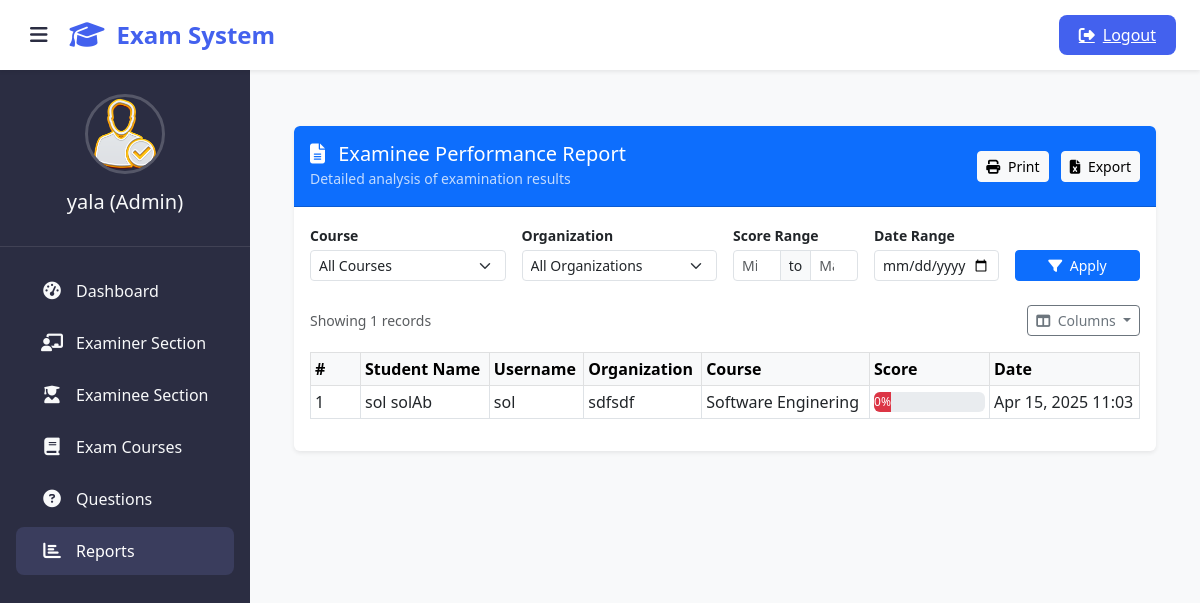
The app's page /admin-report (signed in) with its own data.
### exam/models.py (models this page shows, shortened)
class Result(models.Model):
    student = models.ForeignKey(Student,on_delete=models.CASCADE)
    exam = models.ForeignKey(Course,on_delete=models.CASCADE)
    marks = models.PositiveIntegerField()
    date = models.DateTimeField(auto_now=True)

class Course(models.Model):
   course_name = models.CharField(max_length=50)
   question_number = models.PositiveIntegerField()
   total_marks = models.PositiveIntegerField()

### student/models.py (models this page shows, shortened)
class Student(models.Model):
    user=models.OneToOneField(User,on_delete=models.CASCADE)
    address = models.CharField(max_length=40)
    mobile = models.CharField(max_length=20,null=False)
    organization = models.CharField(max_length=200, null=False)
    course = models.ForeignKey(
        'exam.Course',
        on_delete=models.SET_NULL,
        null=True
    )
    @property
    def get_name(self):
        return self.user.first_name+" "+self.user.last_name

### exam/views.py (the view)
# urls.py: path('admin-report', views.report_view, name = 'report-view'),
@login_required(login_url='adminlogin')
def report_view(request):
    courses = models.Course.objects.all()
    organizations = models.Student.objects.values_list('organization', flat=True).distinct()
    results = models.Result.objects.select_related('student', 'exam')
    course_id = request.GET.get('course')
    organization = request.GET.get('organization')
    min_mark = request.GET.get('min_mark')
    max_mark = request.GET.get('max_mark')
    if course_id:
        results = results.filter(exam__id=course_id)
    if organization:
        results = results.filter(student__organization=organization)
    if min_mark:
        results = results.filter(marks__gte=min_mark)
    if max_mark:
        results = results.filter(marks__lte=max_mark)
    context = {
        'results': results,
        'courses': courses,
        'organizations': organizations,
        'selected_course': course_id,
        'selected_org': organization,
        'min_mark': min_mark,
        'max_mark': max_mark,
    }
    return render(request, 'exam/report_view.html', context)

### templates/exam/report_view.html (shortened to what this page needs)
{% extends 'exam/adminbase.html' %}
{% block content %}
<div class="container py-4">
  <div class="card shadow-sm border-0 overflow-hidden">
    <div class="card-header bg-primary text-white d-flex justify-content-between align-items-center py-3">
      <div>
        <h5 class="mb-0"><i class="fas fa-file-alt me-2"></i> Examinee Performance Report</h5>
        <small class="opacity-75">Detailed analysis of examination results</small>
      </div>
      <div>
        <button class="btn btn-light btn-sm me-2" onclick="printReport()">
          <i class="fas fa-print me-1"></i> Print
        </button>
        <button class="btn btn-light btn-sm" onclick="exportToExcel()">
          <i class="fas fa-file-excel me-1"></i> Export
        </button>
      </div>
    </div>
    <div class="card-body">
      <form id="filter-form" method="get" class="row g-3 mb-4">
        <div class="col-md-3">
          <label class="form-label fw-semibold small mb-1">Course</label>
          <select name="course" class="form-select form-select-sm auto-submit">
            <option value="">All Courses</option>
          </select>
        </div>
        <div class="col-md-3">
          <label class="form-label fw-semibold small mb-1">Organization</label>
          <select name="organization" class="form-select form-select-sm auto-submit">
            <option value="">All Organizations</option>
          </select>
        </div>
        <div class="col-md-2">
          <label class="form-label fw-semibold small mb-1">Score Range</label>
          <div class="input-group input-group-sm">
            <input type="number" name="min_mark" value="{{ min_mark }}" class="form-control auto-submit" placeholder="Min" min="0" max="100">
            <span class="input-group-text">to</span>
            <input type="number" name="max_mark" value="{{ max_mark }}" class="form-control auto-submit" placeholder="Max" min="0" max="100">
          </div>
        </div>
        <div class="col-md-2">
          <label class="form-label fw-semibold small mb-1">Date Range</label>
          <input type="date" name="exam_date" class="form-control form-control-sm" value="{{ selected_date }}">
        </div>
        <div class="col-md-2 d-flex align-items-end">
          <button type="submit" class="btn btn-primary btn-sm w-100">
            <i class="fas fa-filter me-1"></i> Apply
          </button>
        </div>
      </form>
      {% if results %}
      <div id="report-section">
        <div class="d-flex justify-content-between align-items-center mb-3">
          <div class="text-muted small">
            Showing {{ results|length }} records
          </div>
          <div class="dropdown">
            <button class="btn btn-outline-secondary btn-sm dropdown-toggle" type="button" data-bs-toggle="dropdown">
              <i class="fas fa-columns me-1"></i> Columns
            </button>
          </div>
        </div>
        <div class="table-responsive">
          <table class="table table-sm table-hover table-bordered align-middle" id="report-table">
            <thead class="table-light">
              <tr>
                <th width="50">#</th>
                <th>Student Name</th>
                <th>Username</th>
                <th>Organization</th>
                <th>Course</th>
                <th width="120">Score</th>
                <th width="150">Date</th>
              </tr>
            </thead>
            <tbody>
              {% for result in results %}
              <tr>
                <td>{{ forloop.counter }}</td>
                <td>{{ result.student.get_name }}</td>
                <td>{{ result.student.user.username }}</td>
                <td>{{ result.student.organization }}</td>
                <td>{{ result.exam.course_name }}</td>
                <td>
                  <div class="progress" style="height: 20px;">
                    <div class="progress-bar {% if result.marks >= 75 %}bg-success{% elif result.marks >= 50 %}bg-warning{% else %}bg-danger{% endif %}"
                         role="progressbar" style="width: {{ result.marks }} %"
                         aria-valuenow="{{ result.marks }}" aria-valuemin="0" aria-valuemax="100">
                      {{ result.marks }}%
                    </div>
                  </div>
                </td>
                <td>{{ result.date|date:"M d, Y H:i" }}</td>
              </tr>
              {% endfor %}
            </tbody>
          </table>
        </div>
      </div>
      {% endif %}
    </div>
  </div>
</div>
{% endblock %}

### templates/exam/adminbase.html (shortened to what this page needs)
<!DOCTYPE html>
{% load static %}
<html lang="en" dir="ltr">
<head>
  <link href="https://cdn.jsdelivr.net/npm/bootstrap@5.3.0/dist/css/bootstrap.min.css" rel="stylesheet">
  <link rel="stylesheet" href="https://cdnjs.cloudflare.com/ajax/libs/font-awesome/6.4.0/css/all.min.css">
</head>
<body>
  <header class="admin-header shadow-sm">
    <button class="sidebar-toggle" id="sidebarToggle">
      <i class="fas fa-bars"></i>
    </button>
    <div class="brand-logo">
      <i class="fas fa-graduation-cap"></i>
      <span>Exam System</span>
    </div>
    <div class="ms-auto">
      <a href="/logout" class="logout-btn">
        <i class="fas fa-sign-out-alt"></i>
        <span>Logout</span>
      </a>
    </div>
  </header>
  <aside class="admin-sidebar">
    <div class="sidebar-profile">
      <img src="{% static 'image/admin-avatar.png' %}" class="profile-img" alt="Admin Avatar">
      <h5 class="profile-name">{{user.username}} (Admin) </h5>
    </div>
    <nav class="sidebar-menu">
      <a href="/admin-dashboard" class="menu-item active">
        <i class="fas fa-tachometer-alt"></i>
        <span>Dashboard</span>
      </a>
      <a href="/admin-teacher" class="menu-item">
        <i class="fas fa-chalkboard-teacher"></i>
        <span>Examiner Section</span>
      </a>
      <a href="/admin-student" class="menu-item">
        <i class="fas fa-user-graduate"></i>
        <span>Examinee Section</span>
      </a>
      <a href="/admin-course" class="menu-item">
        <i class="fas fa-book"></i>
        <span>Exam Courses</span>
      </a>
      <a href="/admin-question" class="menu-item">
        <i class="fas fa-question-circle"></i>
        <span>Questions</span>
      </a>
      <a href="/admin-report" class="menu-item">
        <i class="fas fa-chart-bar"></i>
        <span>Reports</span>
      </a>
    </nav>
  </aside>
  <main class="admin-content">
    {% block content %}
    {% endblock content %}
    {% include "exam/footer.html" %}
  </main>
</body>
</html>

### templates/exam/adminbase.html (style rules this page uses)
:root { --primary-color: #4361ee; --primary-hover: #3a56d4; --sidebar-color: #2b2d42; --sidebar-hover: #3a3d5d; --content-bg: #f8f9fa; --text-light: #f8f9fa; --text-dark: #2b2d42; --border-radius: 8px; --transition: all 0.3s ease; }
body { font-family: 'Segoe UI', system-ui, -apple-system, sans-serif; background-color: var(--content-bg); color: var(--text-dark); overflow-x: hidden; }
.admin-header { background: white; box-shadow: 0 2px 10px rgba(0,0,0,0.1); height: 70px; position: fixed; top: 0; right: 0; left: 0; z-index: 1030; display: flex; align-items: center; padding: 0 1.5rem; }
.brand-logo { font-weight: 700; font-size: 1.5rem; color: var(--primary-color); display: flex; align-items: center; gap: 0.75rem; }
.brand-logo i { font-size: 1.75rem; }
.admin-sidebar { width: 250px; height: 100vh; position: fixed; top: 70px; left: 0; background: var(--sidebar-color); color: var(--text-light); transition: var(--transition); z-index: 1020; overflow-y: auto; }
.sidebar-profile { text-align: center; padding: 1.5rem 1rem; border-bottom: 1px solid rgba(255,255,255,0.1); }
.profile-img { width: 80px; height: 80px; border-radius: 50%; object-fit: cover; border: 3px solid rgba(255,255,255,0.2); margin-bottom: 1rem; }
.sidebar-menu { padding: 1rem 0; }
.menu-item { display: flex; align-items: center; padding: 0.75rem 1.5rem; color: var(--text-light); text-decoration: none; transition: var(--transition); margin: 0.25rem 1rem; border-radius: var(--border-radius); }
.menu-item:hover, .menu-item.active { background: var(--sidebar-hover); color: white; }
.menu-item i { width: 24px; text-align: center; margin-right: 0.75rem; font-size: 1.1rem; }
.admin-content { margin-left: 250px; margin-top: 70px; padding: 2rem; min-height: calc(100vh - 70px); transition: var(--transition); }
.logout-btn { background: var(--primary-color); color: white; border: none; padding: 0.5rem 1.25rem; border-radius: var(--border-radius); font-weight: 500; transition: var(--transition); display: flex; align-items: center; gap: 0.5rem; }
.sidebar-toggle { background: none; border: none; color: var(--text-dark); font-size: 1.25rem; cursor: pointer; margin-right: 1rem; }

### records on screen
Result: student.get_name "sol solAb", student.user.username "sol", student.organization "sdfsdf", exam.course_name "Software Enginering", marks "0", date "Apr 15, 2025 11:03"

### other values on screen
{{ user.username }} "yala"
{{ results|length }} "1"
